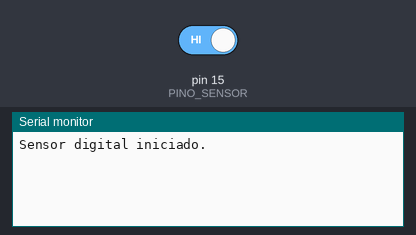
Simulated run of this sketch. Board: Arduino Uno, built with avr-gcc and run on an emulated ATmega328P. On the bench: the last lines printed to the serial monitor. The inputs (shaded band) are chosen by the test bench; at power-on: pin 15 (PINO_SENSOR) HIGH.

Above: at 4.2 s.
4.3 s: pin 15 (PINO_SENSOR) driven LOW
At 5.3 s:
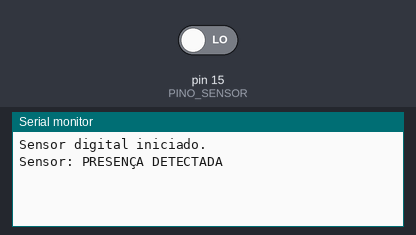
5.8 s: pin 15 (PINO_SENSOR) driven HIGH
At 6.3 s:
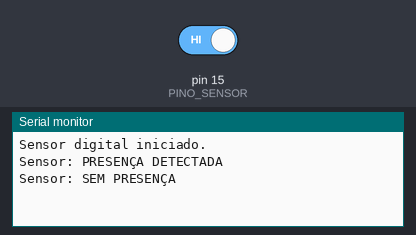

Measured:
- after the input at 4.3 s, the serial monitor: prints a new line after 0.05 s (image 1)
- after the input at 5.8 s, the serial monitor: prints a new line after 0.05 s (image 2)

The sketch:

bloco1_sensor_digital.ino
```cpp
const int PINO_SENSOR = 15;
const int DEBOUNCE_MS = 50;

int estadoAnterior = HIGH;
int estadoAtual = HIGH;
unsigned long ultimaMudanca = 0;

void setup() {
  Serial.begin(115200);
  delay(3000);
  pinMode(PINO_SENSOR, INPUT_PULLUP);
  Serial.println("Sensor digital iniciado.");
}

void loop() {
  int leitura = digitalRead(PINO_SENSOR);

  if (leitura != estadoAnterior) {
    ultimaMudanca = millis();
    estadoAnterior = leitura;
  }

  if ((millis() - ultimaMudanca) > DEBOUNCE_MS) {
    if (leitura != estadoAtual) {
      estadoAtual = leitura;
      Serial.print("Sensor: ");
      Serial.println(estadoAtual == LOW ? "PRESENÇA DETECTADA" : "SEM PRESENÇA");
    }
  }
}
```
